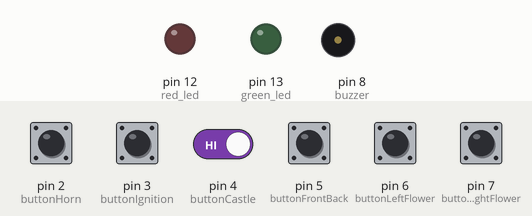
This sketch was run on a simulated Arduino Uno, built with avr-gcc and run on an emulated ATmega328P. Parts: output pins drawn as LEDs (lit = HIGH), buzzer (waves = sounding). The inputs (shaded band) are chosen by the test bench; at power-on: pin 2 (buttonHorn), pin 3 (buttonIgnition), pin 4 (buttonCastle), pin 5 (buttonFrontBack), pin 6 (buttonLeftFlower), pin 7 (buttonRightFlower) HIGH. Sleep ends after the set time or at an interrupt; pins used as bus, display or sensor lines are not drawn.

Above: at 5.0 s.
5.1 s: pin 3 (buttonIgnition) pulled LOW for 0.15 s
At 7.2 s:
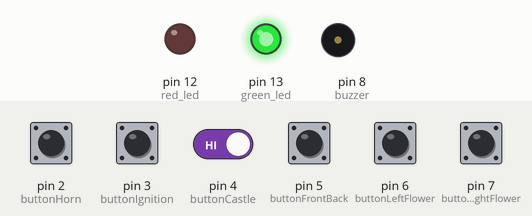
8.2 s: pin 2 (buttonHorn) pulled LOW for 1 s
At 9.5 s:
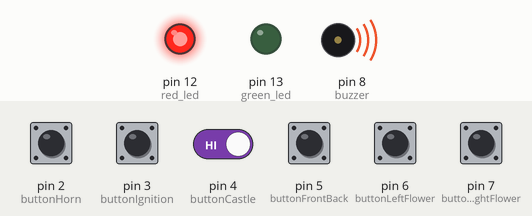
11.8 s: pin 2 (buttonHorn) driven LOW and pin 4 (buttonCastle) driven LOW
At 12.7 s:
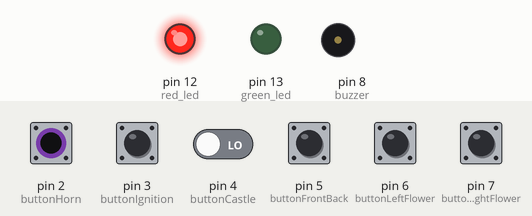
14.8 s: pin 4 (buttonCastle) driven HIGH
At 16.5 s:
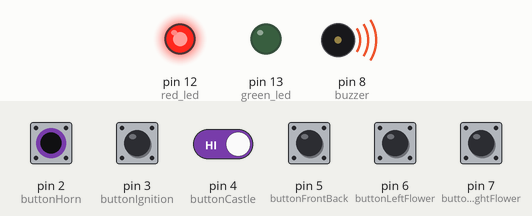
17.8 s: pin 5 (buttonFrontBack) pulled LOW for 1 s
At 19.6 s:
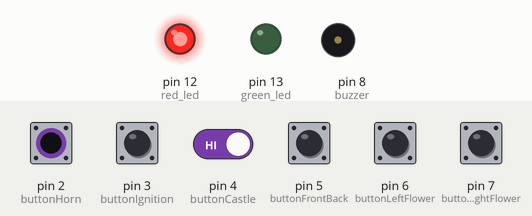
Timing chart, 0 to 21.8 s (numbered marks = the images above; inputs shaded):
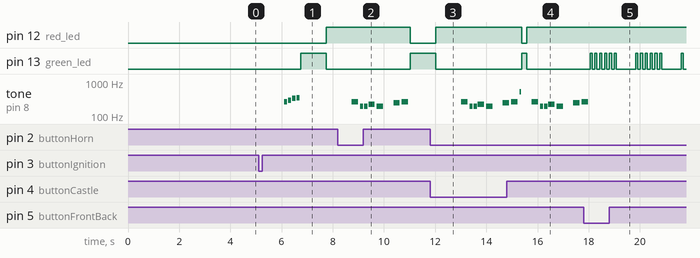

Measured:
- after the input at 5.1 s, pin 12 (red_led): LOW → HIGH after 2.6 s; pin 13 (green_led): LOW → HIGH after 1.6 s, → LOW 1.0 s later; tone on pin 8 (buzzer): plays 262 Hz for 0.13 s, 294 Hz for 0.13 s, 330 Hz for 0.13 s, 349 Hz for 0.13 s, starting after 1.0 s
- after the input at 8.2 s, tone on pin 8 (buzzer): plays 262 Hz for 0.25 s, 196 Hz for 0.13 s, 196 Hz for 0.13 s, 220 Hz for 0.25 s, 196 Hz for 0.25 s, 247 Hz for 0.25 s … (7 notes in this stretch), starting after 0.55 s
- after the input at 11.8 s, pin 12 (red_led): goes on until 12.0 s, then stays HIGH; pin 13 (green_led): goes on until 12.0 s, then stays LOW; tone on pin 8 (buzzer): plays 262 Hz for 0.25 s, 196 Hz for 0.13 s, 196 Hz for 0.13 s, 220 Hz for 0.25 s, 196 Hz for 0.25 s, 247 Hz for 0.15 s, starting after 1.2 s
- after the input at 14.8 s, pin 12 (red_led): HIGH → LOW after 0.58 s, → HIGH 0.20 s later
- after the input at 17.8 s, pin 12 (red_led): stops changing and stays HIGH; tone on pin 8 (buzzer): goes on until 18.0 s, then stays silent

The sketch:

RileyVehicle.ino
```cpp
/*
  Riley's Disney Vehicle
  Author: Brian Gershon, Jan 2014

  Pin 2 = Horn Button
  Pin 3 = Ignition Switch (eventually interrupt to wake from sleep)
  Pin 4 = Castle Button
  Pin 5 = Forward/Back switch
  Pin 6 = Front left flower button
  Pin 7 = Front right flower button
  Pin 8 = Speaker
  Pin 12 = Left turn signal LED
  Pin 13 = Right turn signal LED
 */

#include <avr/interrupt.h>
#include <avr/sleep.h>
#include "pitches.h"

const int buttonHorn = 2;
const int buttonIgnition = 3;
const int buttonCastle = 4;
const int buttonFrontBack = 5;
const int buttonLeftFlower = 6;
const int buttonRightFlower = 7;

int cyclesToFastBlink = 0;

const int green_led = 13;
const int red_led = 12;

int blink_delay = 1000;

const int MAX_CYCLES_UNTIL_SLEEP = 70;
int cyclesUntilSleep = 0;
boolean triggerWakeUpSound = false;

// the setup routine runs once when you press reset:
void setup() {
  pinMode(buttonHorn, INPUT);
  digitalWrite(buttonHorn, HIGH);  // enable pull-up

  pinMode(buttonIgnition, INPUT);
  digitalWrite(buttonIgnition, HIGH);  // enable pull-up

  pinMode(buttonCastle, INPUT);
  digitalWrite(buttonCastle, HIGH);  // enable pull-up

  pinMode(buttonFrontBack, INPUT);
  digitalWrite(buttonFrontBack, HIGH);  // enable pull-up

  pinMode(buttonLeftFlower, INPUT);
  digitalWrite(buttonLeftFlower, HIGH);  // enable pull-up

  pinMode(buttonRightFlower, INPUT);
  digitalWrite(buttonRightFlower, HIGH);  // enable pull-up

  // initialize the digital pin as an output.
  pinMode(green_led, OUTPUT);
  pinMode(red_led, OUTPUT);

  pinMode(8, OUTPUT);//buzzer

  sleepNow();
}

// the loop routine runs over and over again forever:
void loop() {
  if (triggerWakeUpSound) {
    playWakeup();
    triggerWakeUpSound = false;
  }

  if (digitalRead(buttonHorn) == LOW) {
    playHornMelody();
  }

  if (digitalRead(buttonCastle) == LOW) {
    sing(1);
  }

  if (digitalRead(buttonFrontBack) == LOW) {
    sing(2);
  }

  if (digitalRead(buttonHorn) == LOW ||
    digitalRead(buttonIgnition) == LOW ||
    digitalRead(buttonCastle) == LOW ||
    digitalRead(buttonFrontBack) == LOW ||
    digitalRead(buttonLeftFlower) == LOW ||
    digitalRead(buttonRightFlower) == LOW
    ) {
      playKeypress();
      cyclesUntilSleep = MAX_CYCLES_UNTIL_SLEEP;  //reset countdown if button pressed
      if (cyclesToFastBlink == 0) {
        //playHornMelody();
        cyclesToFastBlink = 10;
      }
  }

  if (cyclesToFastBlink > 0) {
    blink_delay = 200;
    cyclesToFastBlink--;
  } else {
    blink_delay = 1000;
  }

  digitalWrite(green_led, HIGH);   // turn the LED on (HIGH is the voltage level)
  digitalWrite(red_led, LOW);   // turn the LED on (HIGH is the voltage level)
  delay(blink_delay);               // wait for a second
  digitalWrite(green_led, LOW);    // turn the LED off by making the voltage LOW
  digitalWrite(red_led, HIGH);    // turn the LED off by making the voltage LOW
  delay(blink_delay);               // wait for a second

  if (cyclesUntilSleep == 0) {
    playAboutToSleep();
    digitalWrite(green_led, LOW);
    digitalWrite(red_led, LOW);
    sleepNow();
  }
  cyclesUntilSleep--;
}

void playAboutToSleep() {
  int wakeUpMelody[] = {
    NOTE_E4, NOTE_D4, NOTE_C4};
  // iterate over the notes of the melody:
  for (int thisNote = 0; thisNote < 3; thisNote++) {

    // to calculate the note duration, take one second
    // divided by the note type.
    //e.g. quarter note = 1000 / 4, eighth note = 1000/8, etc.
    int noteDuration = 1000/16;
    tone(8, wakeUpMelody[thisNote],noteDuration);

    // to distinguish the notes, set a minimum time between them.
    // the note's duration + 30% seems to work well:
    int pauseBetweenNotes = noteDuration * 1.30;
    delay(pauseBetweenNotes);
    // stop the tone playing:
    noTone(8);
  }
}

void playKeypress() {
    int noteDuration = 1000/16;
    tone(8, NOTE_C5, noteDuration);

    // to distinguish the notes, set a minimum time between them.
    // the note's duration + 30% seems to work well:
    int pauseBetweenNotes = noteDuration * 1.30;
    delay(pauseBetweenNotes);
    // stop the tone playing:
    noTone(8);
}

void playWakeup() {
  int wakeUpMelody[] = {
    NOTE_C4, NOTE_D4, NOTE_E4, NOTE_F4};
  // iterate over the notes of the melody:
  for (int thisNote = 0; thisNote < 4; thisNote++) {

    // to calculate the note duration, take one second
    // divided by the note type.
    //e.g. quarter note = 1000 / 4, eighth note = 1000/8, etc.
    int noteDuration = 1000/8;
    tone(8, wakeUpMelody[thisNote],noteDuration);

    // to distinguish the notes, set a minimum time between them.
    // the note's duration + 30% seems to work well:
    int pauseBetweenNotes = noteDuration * 1.30;
    delay(pauseBetweenNotes);
    // stop the tone playing:
    noTone(8);
  }
}

void playHornMelody() {
  // notes in the melody:
  int melody[] = {
    NOTE_C4, NOTE_G3,NOTE_G3, NOTE_A3, NOTE_G3,0, NOTE_B3, NOTE_C4};

  // note durations: 4 = quarter note, 8 = eighth note, etc.:
  int noteDurations[] = {
    4, 8, 8, 4,4,4,4,4 };

  // iterate over the notes of the melody:
  for (int thisNote = 0; thisNote < 8; thisNote++) {

    // to calculate the note duration, take one second
    // divided by the note type.
    //e.g. quarter note = 1000 / 4, eighth note = 1000/8, etc.
    int noteDuration = 1000/noteDurations[thisNote];
    tone(8, melody[thisNote],noteDuration);

    // to distinguish the notes, set a minimum time between them.
    // the note's duration + 30% seems to work well:
    int pauseBetweenNotes = noteDuration * 1.30;
    delay(pauseBetweenNotes);
    // stop the tone playing:
    noTone(8);
  }
}

/* SLEEP */

void sleepNow()         // here we put the arduino to sleep
{
    /* Now is the time to set the sleep mode. In the Atmega8 datasheet
     * http://www.atmel.com/dyn/resources/prod_documents/doc2486.pdf on page 35
     * there is a list of sleep modes which explains which clocks and
     * wake up sources are available in which sleep modus.
     *
     * In the avr/sleep.h file, the call names of these sleep modus are to be found:
     *
     * The 5 different modes are:
     *     SLEEP_MODE_IDLE         -the least power savings
     *     SLEEP_MODE_ADC
     *     SLEEP_MODE_PWR_SAVE
     *     SLEEP_MODE_STANDBY
     *     SLEEP_MODE_PWR_DOWN     -the most power savings
     *
     * For now, we want as much power savings as possible,
     * so we choose the according sleep modus: SLEEP_MODE_PWR_DOWN
     *
     */

    set_sleep_mode(SLEEP_MODE_PWR_DOWN);   // sleep mode is set here

    sleep_enable();              // enables the sleep bit in the mcucr register
                                 // so sleep is possible. just a safety pin

    /* Now is time to enable a interrupt. we do it here so an
     * accidentally pushed interrupt button doesn't interrupt
     * our running program. if you want to be able to run
     * interrupt code besides the sleep function, place it in
     * setup() for example.
     *
     * In the function call attachInterrupt(A, B, C)
     * A   can be either 0 or 1 for interrupts on pin 2 or 3.
     *
     * B   Name of a function you want to execute at interrupt for A.
     *
     * C   Trigger mode of the interrupt pin. can be:
     *             LOW        a low level triggers
     *             CHANGE     a change in level triggers
     *             RISING     a rising edge of a level triggers
     *             FALLING    a falling edge of a level triggers
     *
     * In all but the IDLE sleep modes only LOW can be used.
     */

//    attachInterrupt(1,wakeUpNow, LOW); // use interrupt 0 (pin 2) and run function
//                                       // wakeUpNow when pin 2 gets LOW
    attachInterrupt(1, wakeUpNow, LOW); // use interrupt 0 (pin 2) and run function
                                       // wakeUpNow when pin 2 gets LOW

    sleep_mode();                // here the device is actually put to sleep!!
                                 //

    sleep_disable();             // first thing after waking from sleep:
                                 // disable sleep...
    detachInterrupt(1);          // disables interrupt 0 on pin 2 so the
                                 // wakeUpNow code will not be executed
                                 // during normal running time.
    delay(1000);                 // wat 2 sec. so humans can notice the
                                 // interrupt.
                                 // LED to show the interrupt is handled
//    digitalWrite (interruptPin, LOW);      // turn off the interrupt LED

}

void wakeUpNow()        // here the interrupt is handled after wakeup
{
  //execute code here after wake-up before returning to the loop() function
  // timers and code using timers (serial.print and more...) will not work here.
  cyclesUntilSleep = MAX_CYCLES_UNTIL_SLEEP;
  triggerWakeUpSound = true;
}

/* SOUND */

/*
  Arduino Mario Bros Tunes
  With Piezo Buzzer and PWM
  by: Dipto Pratyaksa
  last updated: 31/3/13
*/
#define melodyPin 8

//Mario main theme melody
int melody[] = {
  NOTE_E7, NOTE_E7, 0, NOTE_E7,
  0, NOTE_C7, NOTE_E7, 0,
  NOTE_G7, 0, 0,  0,
  NOTE_G6, 0, 0, 0,

  NOTE_C7, 0, 0, NOTE_G6,
  0, 0, NOTE_E6, 0,
  0, NOTE_A6, 0, NOTE_B6,
  0, NOTE_AS6, NOTE_A6, 0,

  NOTE_G6, NOTE_E7, NOTE_G7,
  NOTE_A7, 0, NOTE_F7, NOTE_G7,
  0, NOTE_E7, 0,NOTE_C7,
  NOTE_D7, NOTE_B6, 0, 0,

  NOTE_C7, 0, 0, NOTE_G6,
  0, 0, NOTE_E6, 0,
  0, NOTE_A6, 0, NOTE_B6,
  0, NOTE_AS6, NOTE_A6, 0,

  NOTE_G6, NOTE_E7, NOTE_G7,
  NOTE_A7, 0, NOTE_F7, NOTE_G7,
  0, NOTE_E7, 0,NOTE_C7,
  NOTE_D7, NOTE_B6, 0, 0
};
//Mario main them tempo
int tempo[] = {
  12, 12, 12, 12,
  12, 12, 12, 12,
  12, 12, 12, 12,
  12, 12, 12, 12,

  12, 12, 12, 12,
  12, 12, 12, 12,
  12, 12, 12, 12,
  12, 12, 12, 12,

  9, 9, 9,
  12, 12, 12, 12,
  12, 12, 12, 12,
  12, 12, 12, 12,

  12, 12, 12, 12,
  12, 12, 12, 12,
  12, 12, 12, 12,
  12, 12, 12, 12,

  9, 9, 9,
  12, 12, 12, 12,
  12, 12, 12, 12,
  12, 12, 12, 12,
};

//Underworld melody
int underworld_melody[] = {
  NOTE_C4, NOTE_C5, NOTE_A3, NOTE_A4,
  NOTE_AS3, NOTE_AS4, 0,
  0,
  NOTE_C4, NOTE_C5, NOTE_A3, NOTE_A4,
  NOTE_AS3, NOTE_AS4, 0,
  0,
  NOTE_F3, NOTE_F4, NOTE_D3, NOTE_D4,
  NOTE_DS3, NOTE_DS4, 0,
  0,
  NOTE_F3, NOTE_F4, NOTE_D3, NOTE_D4,
  NOTE_DS3, NOTE_DS4, 0,
  0, NOTE_DS4, NOTE_CS4, NOTE_D4,
  NOTE_CS4, NOTE_DS4,
  NOTE_DS4, NOTE_GS3,
  NOTE_G3, NOTE_CS4,
  NOTE_C4, NOTE_FS4,NOTE_F4, NOTE_E3, NOTE_AS4, NOTE_A4,
  NOTE_GS4, NOTE_DS4, NOTE_B3,
  NOTE_AS3, NOTE_A3, NOTE_GS3,
  0, 0, 0
};
//Underwolrd tempo
int underworld_tempo[] = {
  12, 12, 12, 12,
  12, 12, 6,
  3,
  12, 12, 12, 12,
  12, 12, 6,
  3,
  12, 12, 12, 12,
  12, 12, 6,
  3,
  12, 12, 12, 12,
  12, 12, 6,
  6, 18, 18, 18,
  6, 6,
  6, 6,
  6, 6,
  18, 18, 18,18, 18, 18,
  10, 10, 10,
  10, 10, 10,
  3, 3, 3
};

int song = 0;

void sing(int s){
   // iterate over the notes of the melody:
   song = s;
   if(song==2){
     Serial.println(" 'Underworld Theme'");
     int size = sizeof(underworld_melody) / sizeof(int);
     for (int thisNote = 0; thisNote < size; thisNote++) {

       // to calculate the note duration, take one second
       // divided by the note type.
       //e.g. quarter note = 1000 / 4, eighth note = 1000/8, etc.
       int noteDuration = 1000/underworld_tempo[thisNote];

       buzz(melodyPin, underworld_melody[thisNote],noteDuration);

       // to distinguish the notes, set a minimum time between them.
       // the note's duration + 30% seems to work well:
       int pauseBetweenNotes = noteDuration * 1.30;
       delay(pauseBetweenNotes);

       // stop the tone playing:
       buzz(melodyPin, 0,noteDuration);

    }

   }else{

     Serial.println(" 'Mario Theme'");
     int size = sizeof(melody) / sizeof(int);
     for (int thisNote = 0; thisNote < size; thisNote++) {

       // to calculate the note duration, take one second
       // divided by the note type.
       //e.g. quarter note = 1000 / 4, eighth note = 1000/8, etc.
       int noteDuration = 1000/tempo[thisNote];

       buzz(melodyPin, melody[thisNote],noteDuration);

       // to distinguish the notes, set a minimum time between them.
       // the note's duration + 30% seems to work well:
       int pauseBetweenNotes = noteDuration * 1.30;
       delay(pauseBetweenNotes);

       // stop the tone playing:
       buzz(melodyPin, 0,noteDuration);
    }
  }
}

void buzz(int targetPin, long frequency, long length) {
  digitalWrite(green_led,HIGH);
  long delayValue = 1000000/frequency/2; // calculate the delay value between transitions
  //// 1 second's worth of microseconds, divided by the frequency, then split in half since
  //// there are two phases to each cycle
  long numCycles = frequency * length/ 1000; // calculate the number of cycles for proper timing
  //// multiply frequency, which is really cycles per second, by the number of seconds to
  //// get the total number of cycles to produce
  for (long i=0; i < numCycles; i++){ // for the calculated length of time...
    digitalWrite(targetPin,HIGH); // write the buzzer pin high to push out the diaphram
    delayMicroseconds(delayValue); // wait for the calculated delay value
    digitalWrite(targetPin,LOW); // write the buzzer pin low to pull back the diaphram
    delayMicroseconds(delayValue); // wait again or the calculated delay value
  }
  digitalWrite(green_led,LOW);

}
```

pitches.h
```cpp
/*************************************************
 * Public Constants
 *************************************************/

#define NOTE_B0  31
#define NOTE_C1  33
#define NOTE_CS1 35
#define NOTE_D1  37
#define NOTE_DS1 39
#define NOTE_E1  41
#define NOTE_F1  44
#define NOTE_FS1 46
#define NOTE_G1  49
#define NOTE_GS1 52
#define NOTE_A1  55
#define NOTE_AS1 58
#define NOTE_B1  62
#define NOTE_C2  65
#define NOTE_CS2 69
#define NOTE_D2  73
#define NOTE_DS2 78
#define NOTE_E2  82
#define NOTE_F2  87
#define NOTE_FS2 93
#define NOTE_G2  98
#define NOTE_GS2 104
#define NOTE_A2  110
#define NOTE_AS2 117
#define NOTE_B2  123
#define NOTE_C3  131
#define NOTE_CS3 139
#define NOTE_D3  147
#define NOTE_DS3 156
#define NOTE_E3  165
#define NOTE_F3  175
#define NOTE_FS3 185
#define NOTE_G3  196
#define NOTE_GS3 208
#define NOTE_A3  220
#define NOTE_AS3 233
#define NOTE_B3  247
#define NOTE_C4  262
#define NOTE_CS4 277
#define NOTE_D4  294
#define NOTE_DS4 311
#define NOTE_E4  330
#define NOTE_F4  349
#define NOTE_FS4 370
#define NOTE_G4  392
#define NOTE_GS4 415
#define NOTE_A4  440
#define NOTE_AS4 466
#define NOTE_B4  494
#define NOTE_C5  523
#define NOTE_CS5 554
#define NOTE_D5  587
#define NOTE_DS5 622
#define NOTE_E5  659
#define NOTE_F5  698
#define NOTE_FS5 740
#define NOTE_G5  784
#define NOTE_GS5 831
#define NOTE_A5  880
#define NOTE_AS5 932
#define NOTE_B5  988
#define NOTE_C6  1047
#define NOTE_CS6 1109
#define NOTE_D6  1175
#define NOTE_DS6 1245
#define NOTE_E6  1319
#define NOTE_F6  1397
#define NOTE_FS6 1480
#define NOTE_G6  1568
#define NOTE_GS6 1661
#define NOTE_A6  1760
#define NOTE_AS6 1865
#define NOTE_B6  1976
#define NOTE_C7  2093
#define NOTE_CS7 2217
#define NOTE_D7  2349
#define NOTE_DS7 2489
#define NOTE_E7  2637
#define NOTE_F7  2794
#define NOTE_FS7 2960
#define NOTE_G7  3136
#define NOTE_GS7 3322
#define NOTE_A7  3520
#define NOTE_AS7 3729
#define NOTE_B7  3951
#define NOTE_C8  4186
#define NOTE_CS8 4435
#define NOTE_D8  4699
#define NOTE_DS8 4978
```
